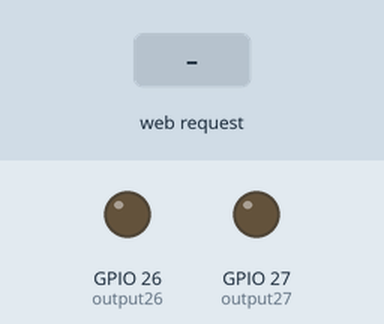
The program below on a simulated ESP32. Shown: output pins drawn as LEDs (lit = HIGH). The inputs (shaded band) are chosen by the test bench. WiFi joins after 1.5 s; servers stay silent unless stated; what the program prints to the serial monitor is not drawn.

Above: at 2.7 s.
2.8 s: HTTP request GET /26/on received
At 4.0 s:
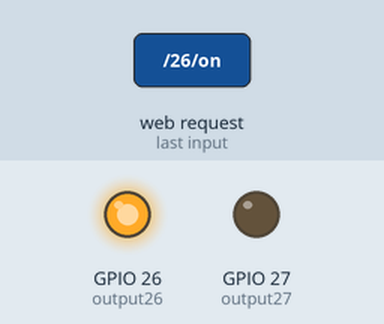
4.3 s: HTTP request GET /27/on received
At 5.2 s:
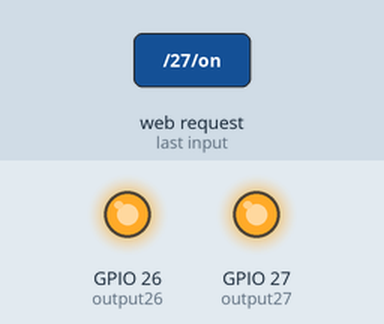
5.8 s: HTTP request GET /26/off received
At 6.3 s:
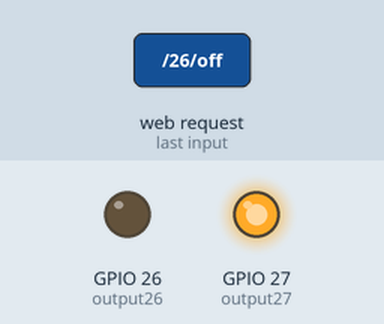
7.3 s: HTTP request GET /27/off received
At 8.7 s:
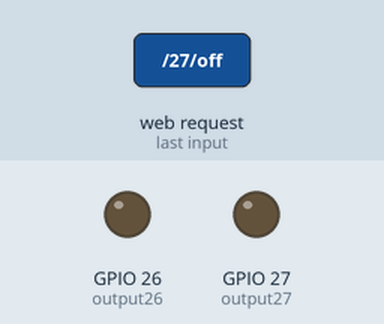
Timing chart, 0 to 9.8 s (numbered marks = the images above; inputs shaded):
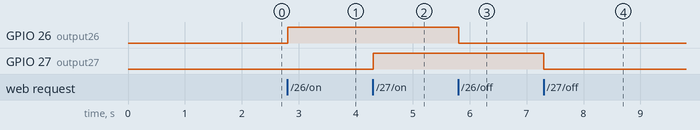

The program:

main.cpp
```cpp
#include <Arduino.h>
#include <WiFi.h>

//SSID & Password
const char* ssid = "noShar3";
const char* password = "holacomoestas";

//Web server PORT
WiFiServer server(80);

//variable to store the HTTP request
String header;

//Auxiliar variables to store the current output state
String output26State = "off";
String output27State = "off";

//Assign output variables to GPIOs
const int output26 = 26;
const int output27 = 27;

//Current Time
unsigned long currentTime = millis();

//Previous time
unsigned long previousTime = 0;

//Define timeout time in milliseconds (example: 2000ms = 2s)
const long timeOutTime = 2000;


void setup() {

  Serial.begin(115200);

  //initialize the output variables as outputs
  pinMode(output26, OUTPUT);
  pinMode(output27, OUTPUT);

  //connect to wi-fi network with SSID and password
  Serial.print("Connecting to ");
  Serial.println(ssid);

  WiFi.begin(ssid,password);

  while (WiFi.status() != WL_CONNECTED) {

    delay(500);
    Serial.print(".");

  }

  Serial.println("");
  Serial.println("WiFi connected.");
  Serial.println("IP address: ");
  Serial.println(WiFi.localIP());
  server.begin();

}

void loop() {

  WiFiClient client = server.available() ;   //Listen for incoming clients

  if (client) {                             //If a new client connects

    currentTime = millis();
    previousTime = currentTime;

    Serial.println("New Client.");          //Print a message out in the serial port
    String currentLine = "";                //make a string to hold incoming data from the client

    while (client.connected() && currentTime - previousTime <= timeOutTime) {

      currentTime = millis();               //loop while the client's connected

      if (client.available()) {             //if there's bytes to read from the client

      char c = client.read();               //read a byte, then
        Serial.write(c);                    //print it out the serial monitor
        header += c;

        if (c == '\n') {
          if (currentLine.length() == 0) {
            // HTTP headers always start with a response code (e.g. HTTP/1.1 200 OK)
            // and a content-type so the client knows what's coming, then a blank line:
            client.println("HTTP/1.1 200 OK");
            client.println("Content-type:text/html");
            client.println("Connection: close");
            client.println();

            // turns the GPIOs on and off
            if (header.indexOf("GET /26/on") >= 0)
            {
              Serial.println("GPIO 26 on");
              output26State = "on";
              digitalWrite(output26, HIGH);
            }
            else if (header.indexOf("GET /26/off") >= 0)
            {
              Serial.println("GPIO 26 off");
              output26State = "off";
              digitalWrite(output26, LOW);
            }
            else if (header.indexOf("GET /27/on") >= 0)
            {
              Serial.println("GPIO 27 on");
              output27State = "on";
              digitalWrite(output27, HIGH);
            }
            else if (header.indexOf("GET /27/off") >= 0)
            {
              Serial.println("GPIO 27 off");
              output27State = "off";
              digitalWrite(output27, LOW);
            }

            //Display the HTML Web Page
            client.println("<!DOCTYPE html><html lang='en'>");
            client.println("<head><meta charset='UTF-8'><meta name='viewport' content='width=device-width, initial-scale=1.0'>");
            client.println("<link href='https://fonts.googleapis.com/css2?family=Montserrat:wght@100;200;300&display=swap' rel='stylesheet'>");
            client.println("<style>body{margin: 0; text-align: center; padding: .8em 1.2em; font-family: 'Montserrat', sans-serif;}p{font-family: Montserrat; font-style: normal; font-weight: 300; font-size: 24px; line-height: 29px; color: #000000;}hr{width: 162px; height: 0px; left: 125px; top: 326px; border: 1px solid #000000;}.title{/* ESP32 WEB Server */ font-family: Montserrat; font-style: normal; font-weight: 600; font-size: 35px; line-height: 44px; color: #080E2F;}.container{text-align: center; padding: .8em 1.2em;}.interaction{padding: 0em 1.2em;}.button{/* Button */ background: #111D5E; width: 162px; display: block; color: #fff; border-radius: 10px; padding: .5em; text-decoration: none; font-size: 1.5em; margin: 4% auto 1%; position: relative;}.button-active{background: #268acc; width: 162px; display: block; color: #fff; border-radius: 10px; padding: .5em; text-decoration: none; font-size: 1.5em; margin: 4% auto 1%; position: relative;}.footer{font-family: Montserrat; font-style: normal; font-weight: 100; font-size: 24px; line-height: 29px; position: sticky;}</style>");
            client.println("<title>WEB Server - ESP32</title></head>");


            client.println("<div class='container'><header><h1 class='title'>ESP32 WEB Server</h1></header><section class='interaction'>");

            //display the current state, and ON/OFF button for GPIO 26

            if (output26State == "off") {
              client.println("<a href='/26/on' class='button'>Turn ON</a>");
              client.println("<p>GPIO 26</p><hr><p>State " + output26State + "</p>");
            } else {
              client.println("<a href='/26/off' class='button-active'>Turn OFF</a>");
              client.println("<p>GPIO 26</p><hr><p>State " + output26State + "</p>");
            }

            //display the current state, and ON/OFF button for GPIO 27

            if (output27State == "off") {
              client.println("<a href='/27/on' class='button'>Turn ON</a>");
              client.println("<p>GPIO 27</p><hr><p>State " + output27State + "</p>");
            } else {
              client.println("<a href='/27/off' class='button-active'>Turn OFF</a>");
              client.println("<p>GPIO 27</p><hr><p>State " + output27State + "</p>");
            }

            client.println("</section></div>");
            client.println("<footer><p class='footer'>Made By Simon Clemente</p></footer>");
            client.println("</body></html>");

            // The HTTP response ends with another blank line
            client.println();
            // Break out of the while loop
            break;
          }
          else {
            currentLine = "";               // if you got a newline, then clear currentLine
          }
        }
        else if (c != '\r') {                   // if you got anything else but a carriage return character,
          currentLine += c; // add it to the end of the currentLine
        }
      }

    }

    // Clear the header variable
    header = "";
    // Close the connection
    client.stop();
    Serial.println("Client disconnected.");
    Serial.println("");

  }

}
```

Measured:
- after the input at 2.8 s, GPIO 26 (output26): LOW → HIGH at once
- after the input at 4.3 s, GPIO 27 (output27): LOW → HIGH at once
- after the input at 5.8 s, GPIO 26 (output26): HIGH → LOW at once
- after the input at 7.3 s, GPIO 27 (output27): HIGH → LOW at once
